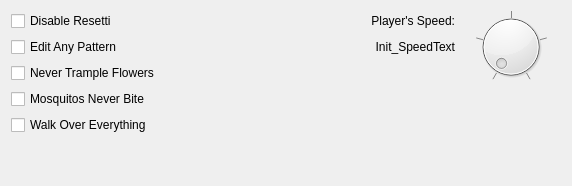
          <widget class="QWidget" name="tab_exefs_plyr">
           <attribute name="title">
            <string>Player</string>
           </attribute>
           <layout class="QGridLayout" name="gridLayout_7">
            <item row="9" column="0">
             <spacer name="verticalSpacer_7">
              <property name="orientation">
               <enum>Qt::Vertical</enum>
              </property>
              <property name="sizeHint" stdset="0">
               <size>
                <width>20</width>
                <height>40</height>
               </size>
              </property>
             </spacer>
            </item>
            <item row="0" column="0">
             <widget class="QCheckBox" name="CB_Resetti">
              <property name="toolTip">
               <string>&lt;html&gt;&lt;head/&gt;&lt;body&gt;&lt;p&gt;This code makes it so Resetti no longer appears if you exit the game without saving.&lt;/p&gt;&lt;p&gt;This is useful if you don't want Resetti but still want the Reset Centre for example.&lt;/p&gt;&lt;p&gt;&lt;br/&gt;&lt;/p&gt;&lt;p&gt;&lt;span style=&quot; font-weight:600; text-decoration: underline;&quot;&gt;Note:&lt;/span&gt; This also disables Isabelle's &amp;quot;You quit without saving&amp;quot; message.&lt;/p&gt;&lt;/body&gt;&lt;/html&gt;</string>
              </property>
              <property name="text">
               <string>Disable Resetti</string>
              </property>
             </widget>
            </item>
            <item row="1" column="2">
             <widget class="QLabel" name="label_PlyrSpeed">
              <property name="text">
               <string>Init_SpeedText</string>
              </property>
              <property name="alignment">
               <set>Qt::AlignRight|Qt::AlignTrailing|Qt::AlignVCenter</set>
              </property>
             </widget>
            </item>
            <item row="7" column="0">
             <widget class="QCheckBox" name="CB_Mosquito">
              <property name="toolTip">
               <string>&lt;html&gt;&lt;head/&gt;&lt;body&gt;&lt;p&gt;This code stops mosquitos from biting you. They will attempt to bite you, but just disappear after a few failed attempts.&lt;br/&gt;Credit to Levi for this code :)&lt;/p&gt;&lt;/body&gt;&lt;/html&gt;</string>
              </property>
              <property name="text">
               <string>Mosquitos Never Bite</string>
              </property>
             </widget>
            </item>
            <item row="2" column="2">
             <spacer name="horizontalSpacer_3">
              <property name="orientation">
               <enum>Qt::Horizontal</enum>
              </property>
              <property name="sizeHint" stdset="0">
               <size>
                <width>40</width>
                <height>20</height>
               </size>
              </property>
             </spacer>
            </item>
            <item row="0" column="2">
             <widget class="QLabel" name="label_PlyrSpeedTxt">
              <property name="text">
               <string>Player's Speed:</string>
              </property>
              <property name="alignment">
               <set>Qt::AlignRight|Qt::AlignTrailing|Qt::AlignVCenter</set>
              </property>
             </widget>
            </item>
            <item row="0" column="3" rowspan="3">
             <widget class="QDial" name="dial_PlyrSpeed">
              <property name="sizePolicy">
               <sizepolicy hsizetype="Preferred" vsizetype="Preferred">
                <horstretch>0</horstretch>
                <verstretch>0</verstretch>
               </sizepolicy>
              </property>
              <property name="minimum">
               <number>0</number>
              </property>
              <property name="maximum">
               <number>4</number>
              </property>
              <property name="pageStep">
               <number>1</number>
              </property>
              <property name="notchesVisible">
               <bool>true</bool>
              </property>
             </widget>
            </item>
            <item row="1" column="0">
             <widget class="QCheckBox" name="CB_EditPatterns">
              <property name="toolTip">
               <string>&lt;html&gt;&lt;head/&gt;&lt;body&gt;&lt;p&gt;Enabling this code allows all players to edit any pattern. This includes patterns scanned from QR Codes.&lt;/p&gt;&lt;/body&gt;&lt;/html&gt;</string>
              </property>
              <property name="toolTipDuration">
               <number>-1</number>
              </property>
              <property name="autoFillBackground">
               <bool>false</bool>
              </property>
              <property name="text">
               <string>Edit Any Pattern                                                             </string>
              </property>
             </widget>
            </item>
            <item row="9" column="3">
             <spacer name="verticalSpacer_6">
              <property name="orientation">
               <enum>Qt::Vertical</enum>
              </property>
              <property name="sizeHint" stdset="0">
               <size>
                <width>20</width>
                <height>40</height>
               </size>
              </property>
             </spacer>
            </item>
            <item row="9" column="2">
             <spacer name="verticalSpacer_8">
              <property name="orientation">
               <enum>Qt::Vertical</enum>
              </property>
              <property name="sizeHint" stdset="0">
               <size>
                <width>20</width>
                <height>40</height>
               </size>
              </property>
             </spacer>
            </item>
            <item row="2" column="0">
             <widget class="QCheckBox" name="CB_TrampleFlowers">
              <property name="toolTip">
               <string>&lt;html&gt;&lt;head/&gt;&lt;body&gt;&lt;p&gt;This allows you to run through flowers without ever trampling them.&lt;/p&gt;&lt;p&gt;Credit to Scotline for the original code. :)&lt;/p&gt;&lt;/body&gt;&lt;/html&gt;</string>
              </property>
              <property name="text">
               <string>Never Trample Flowers</string>
              </property>
             </widget>
            </item>
            <item row="0" column="1">
             <spacer name="horizontalSpacer_6">
              <property name="orientation">
               <enum>Qt::Horizontal</enum>
              </property>
              <property name="sizeHint" stdset="0">
               <size>
                <width>40</width>
                <height>20</height>
               </size>
              </property>
             </spacer>
            </item>
            <item row="8" column="0">
             <widget class="QCheckBox" name="CB_WalkOverThings">
              <property name="toolTip">
               <string>&lt;html&gt;&lt;head/&gt;&lt;body&gt;&lt;p&gt;This code makes it so you can walk over anything (i.e. it disables collisions).&lt;/p&gt;&lt;p&gt;Credit to Sc0tline for this code :)&lt;/p&gt;&lt;/body&gt;&lt;/html&gt;</string>
              </property>
              <property name="text">
               <string>Walk Over Everything</string>
              </property>
             </widget>
            </item>
           </layout>
          </widget>
